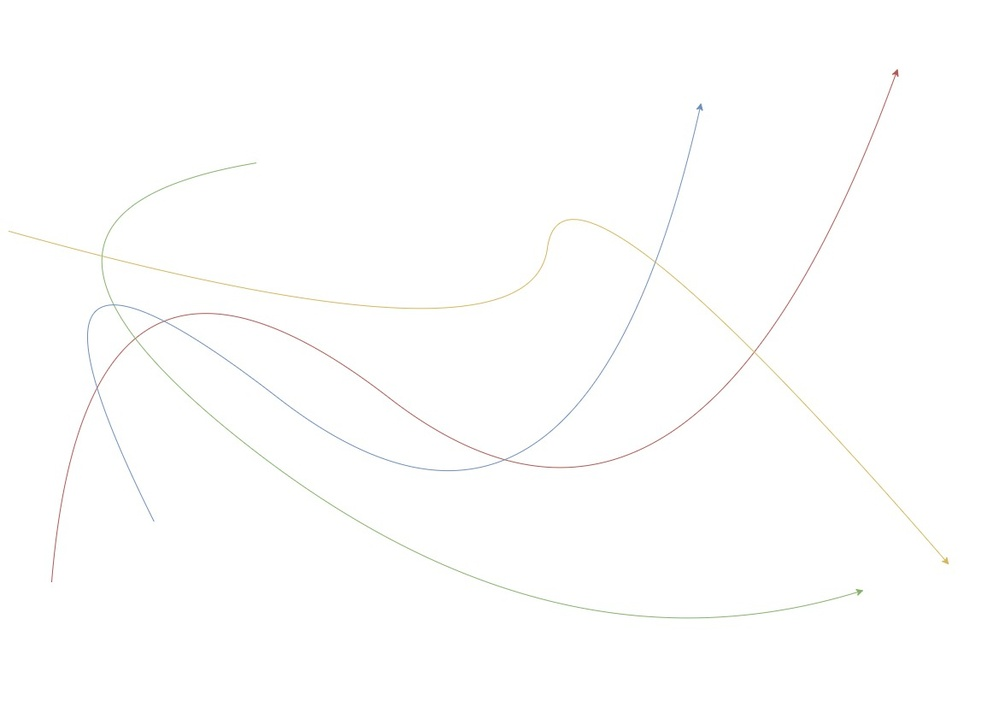
#> input picture test3.jpg, 999 x 707 px, shrunk from 1169 x 827 before the run
$ python color_detection_mu.py
#> lines starting #> are read from the running program, lines starting #| are printed output that depends on the picture
import cv2
import numpy as np
import matplotlib.pyplot as plt
from sklearn.cluster import KMeans


# Function to detect and generate masks for each color
def detect_and_generate_color_masks(image_path, n_colors=5):
    # Read the image
#> called with image_path = 'test3.jpg', n_colors = 5
    image = cv2.imread(image_path)
#> image is the input picture: shape (707, 999, 3); mean B, G, R 254, 254.2, 254.2

    # Convert the image to RGB (OpenCV uses BGR by default)
    image_rgb = cv2.cvtColor(image, cv2.COLOR_BGR2RGB)

    # Reshape the image to a 2D array of pixels (each pixel is a point in RGB space)
    pixels = image_rgb.reshape(-1, 3)

    # Apply K-means clustering to find the most dominant colors in the image
    kmeans = KMeans(n_clusters=n_colors, random_state=42)
    kmeans.fit(pixels)

    # Get the cluster centers (dominant colors)
    centers = np.uint8(kmeans.cluster_centers_)

    # Get the labels for each pixel (which cluster each pixel belongs to)
    labels = kmeans.labels_

    # Create a mask for each color cluster and generate an image for each color
    for i, center in enumerate(centers):
        print(center)
        # Create a mask where the pixel belongs to the current cluster
        mask = (labels == i).reshape(image_rgb.shape[0], image_rgb.shape[1])

        # Create an image where only the current color is visible
        color_image = np.zeros_like(image_rgb)
        color_image[mask] = center

        # Display the mask and the color image
        plt.figure(figsize=(10, 5))
        plt.subplot(1, 2, 1)
        plt.imshow(mask, cmap="gray")
        plt.title(f"Mask for Color {i+1} - {center}")
        plt.subplot(1, 2, 2)
        plt.imshow(color_image)
        plt.title(f"Color {i+1} Extracted")
        plt.show()
#> this loop made 5 passes
#> pass 1, in detect_and_generate_color_masks, `plt.show()`:
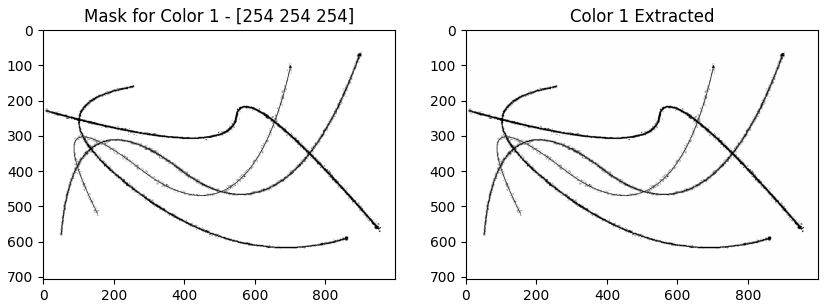
#> figure drawn by matplotlib, 2 panels
#> pass 2, in detect_and_generate_color_masks, `plt.show()`:
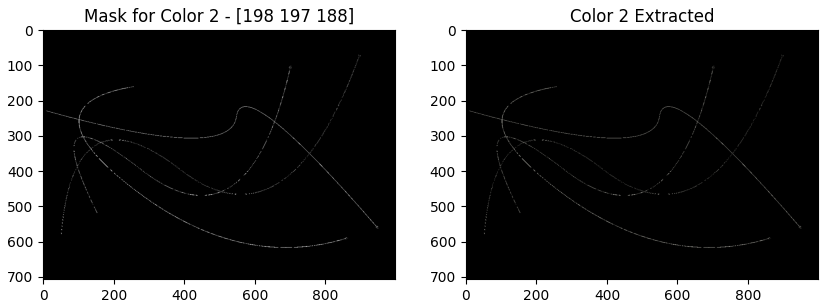
#> figure drawn by matplotlib, 2 panels
#> after the loop:
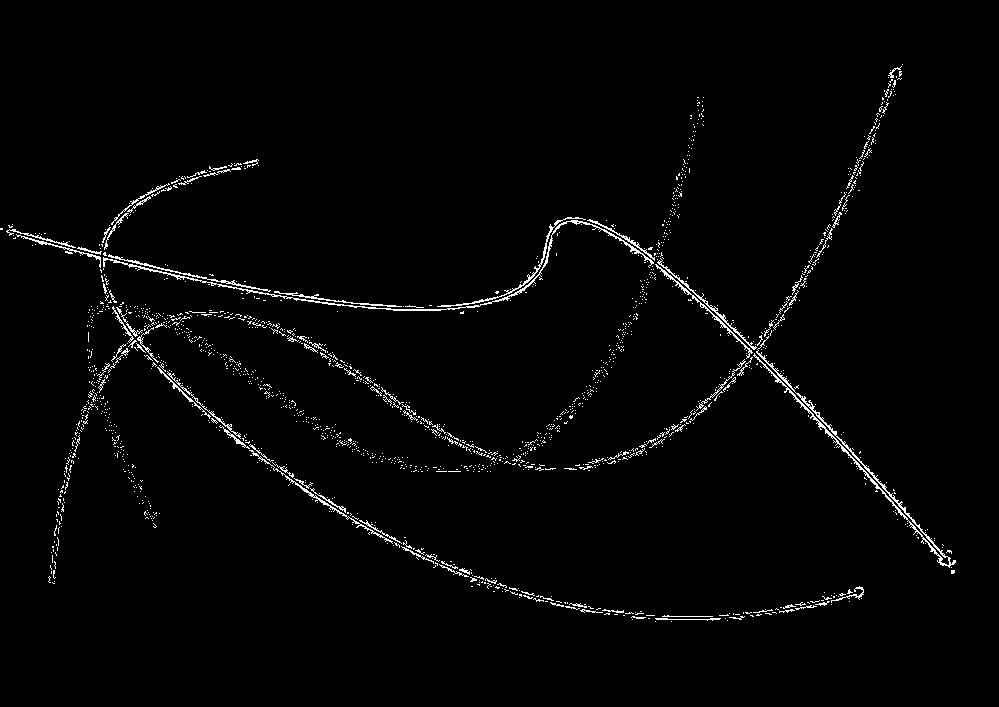
#> color_image: shape (707, 999, 3); mean R, G, B 4.8, 4.8, 4.7
        # cv2.waitKey(0)


# Provide the image path
image_path = "test3.jpg"

# Detect and generate masks for dominant colors in the image
detect_and_generate_color_masks(image_path, n_colors=5)

$ run again, with test2.jpg copied over test3.jpg
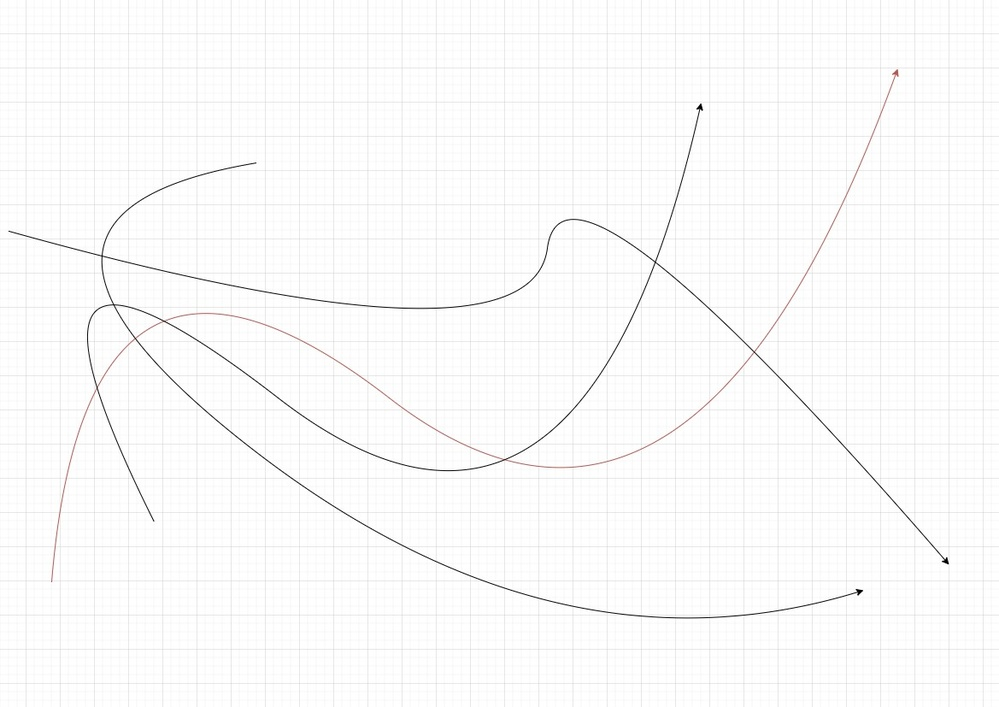
#> input picture test2.jpg, 999 x 707 px, shrunk from 1169 x 827 before the run
#> in detect_and_generate_color_masks, image is the input picture: shape (707, 999, 3); mean B, G, R 250.8, 250.8, 250.9
#> the loop in detect_and_generate_color_masks, `for i, center in enumerate(centers):` made 5 passes
#> pass 1, in detect_and_generate_color_masks, `plt.show()`:
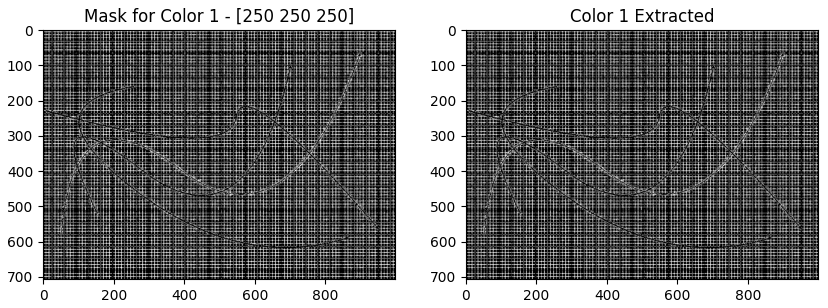
#> figure drawn by matplotlib, 2 panels
#> after the loop in detect_and_generate_color_masks, `for i, center in enumerate(centers):`:
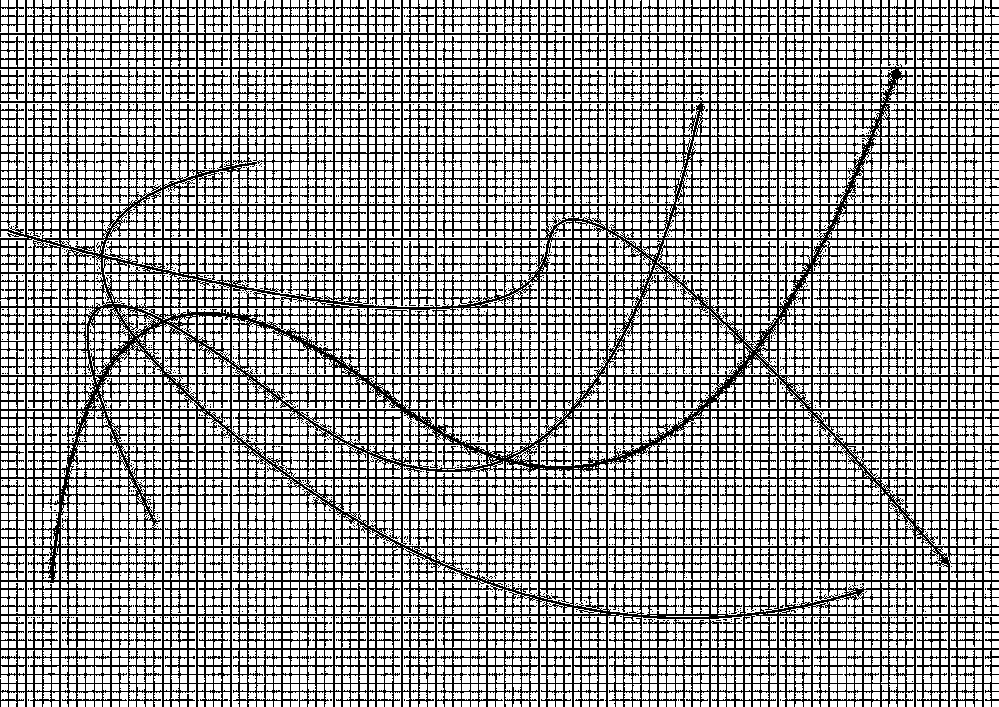
#> color_image: shape (707, 999, 3); values 0 (black) and 254 (white), 64.7% white; black in thin lines or dots
